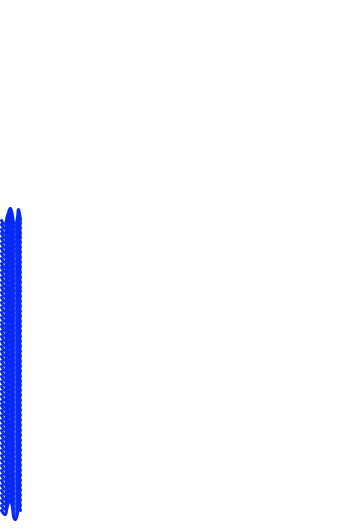
Frame 1 (no input)
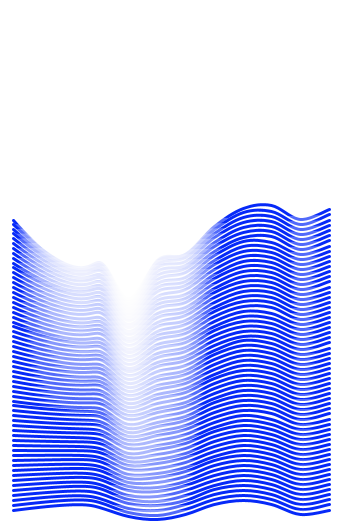
Frame 60 (the mouse pressed at the canvas centre just before this capture)
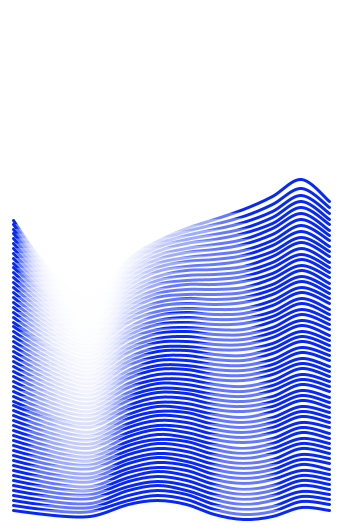
Frame 120 (the mouse held since frame 60 and released just before this capture)

The Processing sketch that drew these frames (run headless with seeded random() and noise(); from frame 60 on, the mouse is pressed at the canvas centre):

// Processing sketch: sketch
// ── sketch.pde
// inspired by https://www.behance.net/gallery/24049973/Hyper-Contemporary-Institute

color
	BLUE = color(6, 41, 248),
	BLACK = color(10);

float easing = .06;
int margin = 5,
	length = 60,
	offset = -50;


PVector[]
	tpoints = new PVector[12],
	points = new PVector[12];

void setup(){
	size(350, 530);
	smooth();

	for(int i=0; i<tpoints.length; i++){
		tpoints[i] = new PVector(0.0, 0.0);
		points[i] = new PVector(0.0, 0.0);
	}

	strokeWeight(3);
	stroke(BLUE);
	noFill();

	spawn();
}

void draw(){
	if(frameCount%240==0) spawn();

	background(255);

	//EASING
	for(int i=0; i<tpoints.length; i++){
		float
			dx = tpoints[i].x - points[i].x,
			dy = tpoints[i].y - points[i].y;
		points[i].x += dx*easing;
		points[i].y += dy*easing;

		points[i].x = int(points[i].x);
		points[i].y = int(points[i].y);
	}



	//DRAWING
	stroke(BLUE);
	fill(255, map(sin(frameCount*.01), -1, 1, 0, 100));
	for(int a=0; a<length; a++){
		float
			delta = map(sqrt(a),0,sqrt(length-1),1,0),
			coef = a*margin;

		beginShape();
			vertex(points[0].x, delta*margin + coef + height*.5 + offset);
			vertex(points[0].x, delta*margin + coef + height*.5 + offset);
			for(int i=1; i<points.length-1; i++){
				PVector p = points[i];
				float y = (coef + height*.5 + offset) - p.y*delta;
				curveVertex(p.x, y + 10*sin(i + frameCount*.05));
			}

			curveVertex(points[points.length-1].x, (coef + height*.5 + offset) + delta*margin - points[points.length-1].y*delta);
			curveVertex(points[points.length-1].x, (coef + height*.5 + offset) + delta*margin - points[points.length-1].y*delta);
		endShape();
	}

}

void keyPressed(){ spawn(); }
void mousePressed(){ spawn(); }

void spawn(){
	float m = frameCount;
	for(int i=0; i<tpoints.length; i++){
		tpoints[i].x = map(i, -1, tpoints.length-1, 0, width-margin) + noise(m+i);
		tpoints[i].y = 100 * (
				+ .2 * ( sin(map(i, 0, tpoints.length, 0, TWO_PI)+TWO_PI*noise(m*i)) )
				+ .3 * ( sin(map(i, 0, tpoints.length, 0, PI)+TWO_PI*noise(m-i)) )
				+ .7 * ( cos(map(i, 0, tpoints.length, 0, PI)-TWO_PI*noise(m)) )
			);
	}
}
